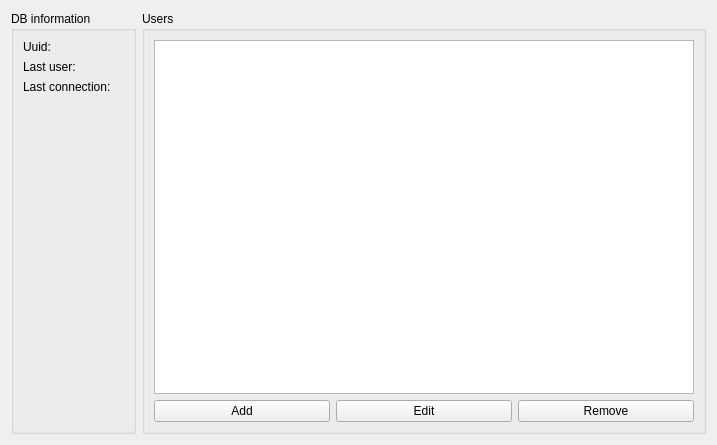
<?xml version="1.0" encoding="UTF-8"?>
<ui version="4.0">
 <class>PicsouDBViewer</class>
 <widget class="QWidget" name="PicsouDBViewer">
  <property name="geometry">
   <rect>
    <x>0</x>
    <y>0</y>
    <width>717</width>
    <height>445</height>
   </rect>
  </property>
  <property name="windowTitle">
   <string>Form</string>
  </property>
  <layout class="QHBoxLayout" name="horizontalLayout">
   <item>
    <widget class="QGroupBox" name="db_info_group">
     <property name="title">
      <string>DB information</string>
     </property>
     <layout class="QVBoxLayout" name="verticalLayout_3">
      <item>
       <layout class="QHBoxLayout" name="horizontalLayout_3">
        <item>
         <layout class="QVBoxLayout" name="verticalLayout">
          <item>
           <widget class="QLabel" name="uuid_label">
            <property name="text">
             <string>Uuid:</string>
            </property>
           </widget>
          </item>
          <item>
           <widget class="QLabel" name="last_user_label">
            <property name="text">
             <string>Last user:</string>
            </property>
           </widget>
          </item>
          <item>
           <widget class="QLabel" name="last_conn_label">
            <property name="text">
             <string>Last connection:</string>
            </property>
           </widget>
          </item>
         </layout>
        </item>
        <item>
         <layout class="QVBoxLayout" name="verticalLayout_2">
          <item>
           <widget class="QLabel" name="uuid">
            <property name="text">
             <string>&lt;uuid&gt;</string>
            </property>
           </widget>
          </item>
          <item>
           <widget class="QLabel" name="last_user">
            <property name="text">
             <string>&lt;last-username&gt;</string>
            </property>
           </widget>
          </item>
          <item>
           <widget class="QLabel" name="last_conn">
            <property name="text">
             <string>&lt;last-connection-time&gt;</string>
            </property>
           </widget>
          </item>
         </layout>
        </item>
       </layout>
      </item>
      <item>
       <spacer name="verticalSpacer">
        <property name="orientation">
         <enum>Qt::Vertical</enum>
        </property>
        <property name="sizeHint" stdset="0">
         <size>
          <width>20</width>
          <height>315</height>
         </size>
        </property>
       </spacer>
      </item>
     </layout>
    </widget>
   </item>
   <item>
    <widget class="QGroupBox" name="users_group">
     <property name="title">
      <string>Users</string>
     </property>
     <layout class="QVBoxLayout" name="verticalLayout_4">
      <item>
       <widget class="QListWidget" name="users_list"/>
      </item>
      <item>
       <layout class="QHBoxLayout" name="users_buttons">
        <item>
         <widget class="QPushButton" name="users_add">
          <property name="text">
           <string>Add</string>
          </property>
         </widget>
        </item>
        <item>
         <widget class="QPushButton" name="users_edit">
          <property name="text">
           <string>Edit</string>
          </property>
         </widget>
        </item>
        <item>
         <widget class="QPushButton" name="users_remove">
          <property name="text">
           <string>Remove</string>
          </property>
         </widget>
        </item>
       </layout>
      </item>
     </layout>
    </widget>
   </item>
  </layout>
 </widget>
 <resources/>
 <connections/>
</ui>
